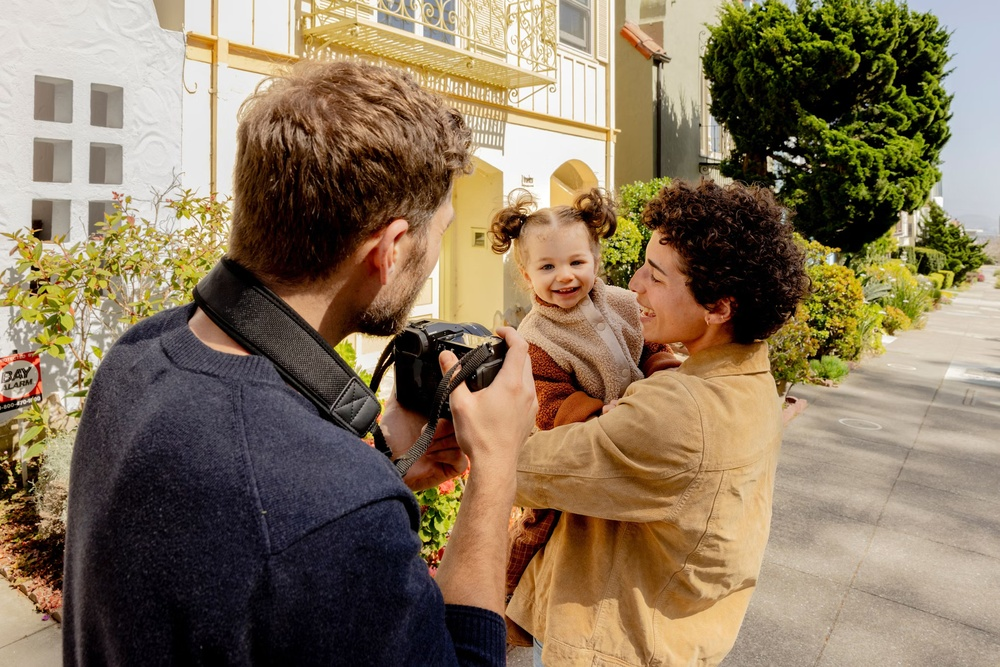
#> input picture VoidSyntax9x12/AI Expert/M2/L4/example.jpg, 1000 x 667 px, shrunk from 2070 x 1381 before the run, found by its file name
$ python Activity1.py   (older library calls are emulated)
#> lines starting #> are read from the running program, lines starting #| are printed output that depends on the picture
import cv2
import numpy as np
import matplotlib.pyplot as plt

def display_image(title, image):
    plt.figure(figsize=(8, 8))
    if len(image.shape) == 2:
        plt.imshow(image, cmap="gray")
    else:
        plt.imshow(cv2.cvtColor(image, cv2.COLOR_BGR2RGB))
    plt.title(title)
    plt.axis("off")
    plt.show()

def interactive_edge_detection(image_path):
    image = cv2.imread(image_path)
#> image is the input picture: shape (667, 1000, 3); mean B, G, R 92.9, 117.6, 135.7
    if image is None:
        print("Error: Image not found.")
        return

    gray_image = cv2.cvtColor(image, cv2.COLOR_BGR2GRAY)
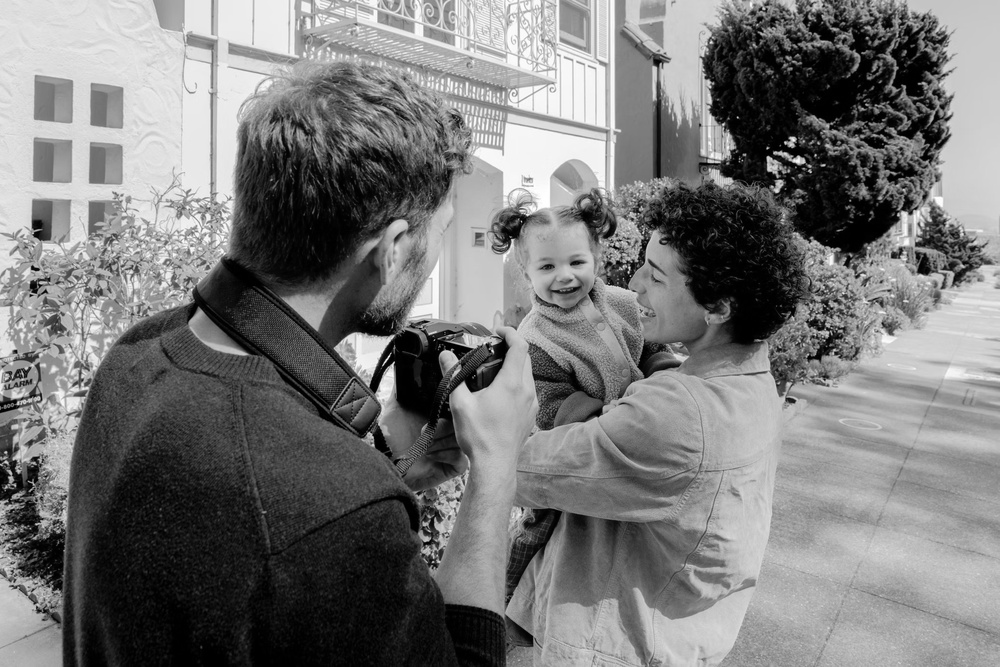
#> gray_image: shape (667, 1000); min 0, max 255, mean 120.2
    display_image("Original Grayscale Image", gray_image)

    print("Select an option:")
    print("1. Sobel Edge Detection")
    print("2. Canny Edge Detection")
    print("3. Laplacian Edge Detection")
    print("4. Gaussian Smoothing")
    print("5. Median Filtering")
    print("6. Exit")

    while True:
        choice = input("Enter your choice (1-6): ")

        if choice == "1":
            sobelx = cv2.Sobel(gray_image, cv2.CV_64F, 1, 0, ksize=3)
            sobely = cv2.Sobel(gray_image, cv2.CV_64F, 0, 1, ksize=3)
            combined_sobel = cv2.bitwise_not(sobelx.astype(np.uint8), sobely.astype(np.uint8))
            display_image("Sobel Edge Detection", combined_sobel)

        elif choice == "2":
            print("Adjust threshold for Canny (default: 100 and 200)")
            lower_threshold = int(input("Enter lower threshold: "))
            upper_threshold = int(input("Enter upper threshold: "))
            edges = cv2.Canny(gray_image, lower_threshold, upper_threshold)
            display_image("Canny Edge Detection", edges)

        elif choice == "3":
            laplacian = cv2.Laplacian(gray_image, cv2.CV_64F)
            display_image("Laplacian Edge Detection", np.abs(laplacian).astype(np.uint8))

        elif choice == "4":
            print("Adjust kernel size for Gaussian blur (must be odd, default: 5)")
            kernel_size = int(input("Enter kernel size (odd number): "))
            blurred = cv2.GaussianBlur(image, (kernel_size, kernel_size), 0)
            display_image("Gaussian Smoothed Image", blurred)

        elif choice == "5":
            print("Adjust kernel size for Median filtering (must be odd, default: 5)")
            kernel_size = int(input("Enter kernel size (odd number): "))
            median_filtered = cv2.medianBlur(image, kernel_size)
            display_image("Median Filtered Image", median_filtered)

        elif choice == "6":
            print("Existing...")
            break

        else:
            print("Invalid choice. Please select a number between 1 and 6.")
#> this loop made 7 passes; the answer given on pass 1: 1
#> pass 1, in interactive_edge_detection, `sobelx = cv2.Sobel(gray_image, cv2.CV_64F, 1, 0, ksize=3)`:
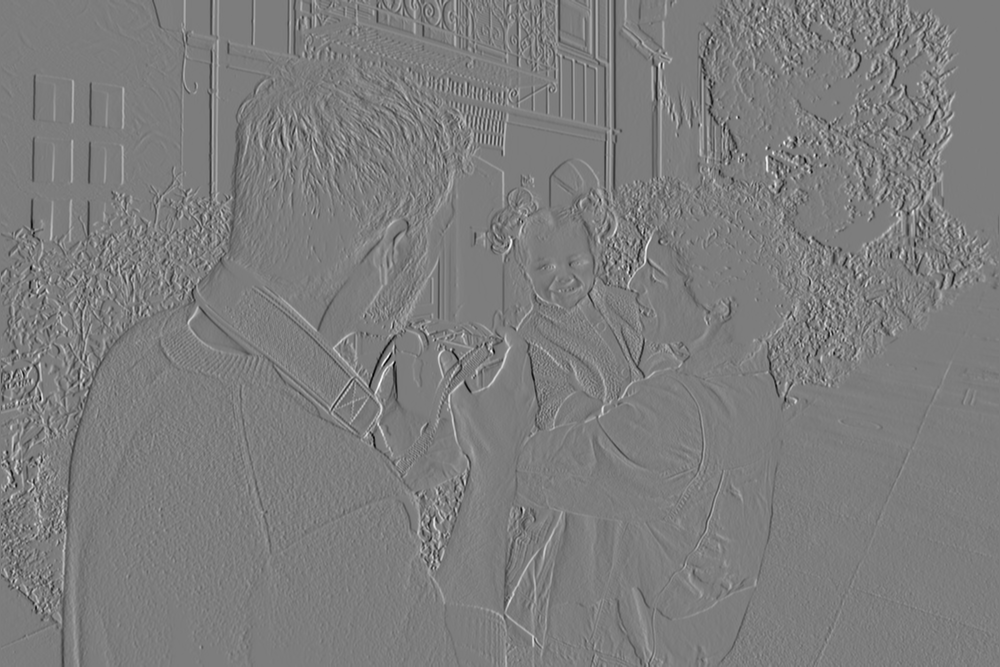
#> sobelx: shape (667, 1000) float64; min -798, max 826, mean 0; drawn with min black and max white
#> pass 1, in interactive_edge_detection, `sobely = cv2.Sobel(gray_image, cv2.CV_64F, 0, 1, ksize=3)`:
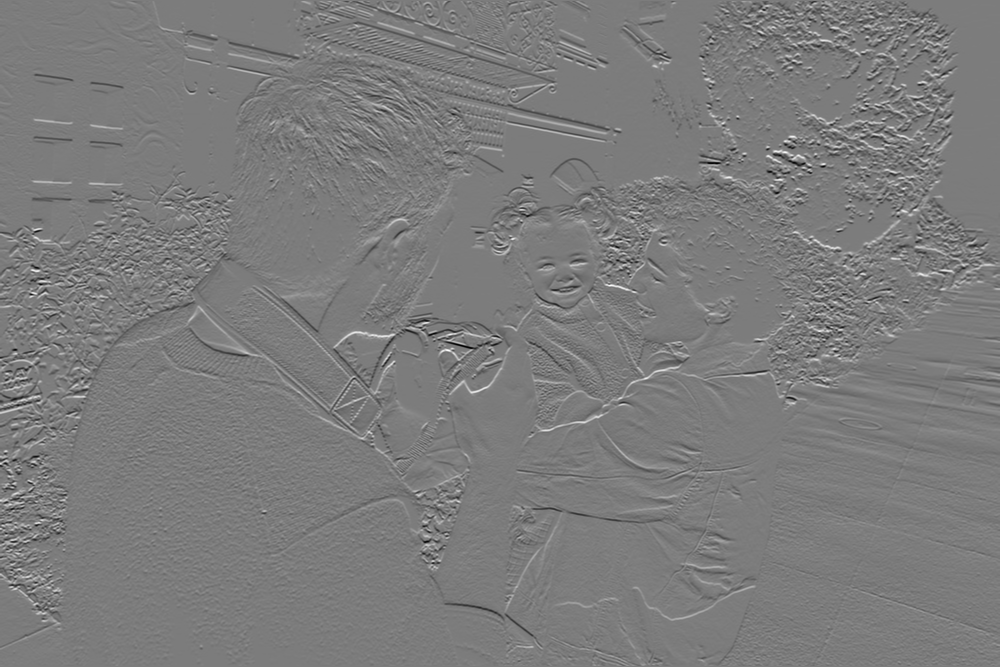
#> sobely: shape (667, 1000) float64; min -793, max 832, mean -1.2; drawn with min black and max white
#> pass 1, in interactive_edge_detection, `combined_sobel = cv2.bitwise_not(sobelx.astype(np.uint8), sobely.astyp..`:
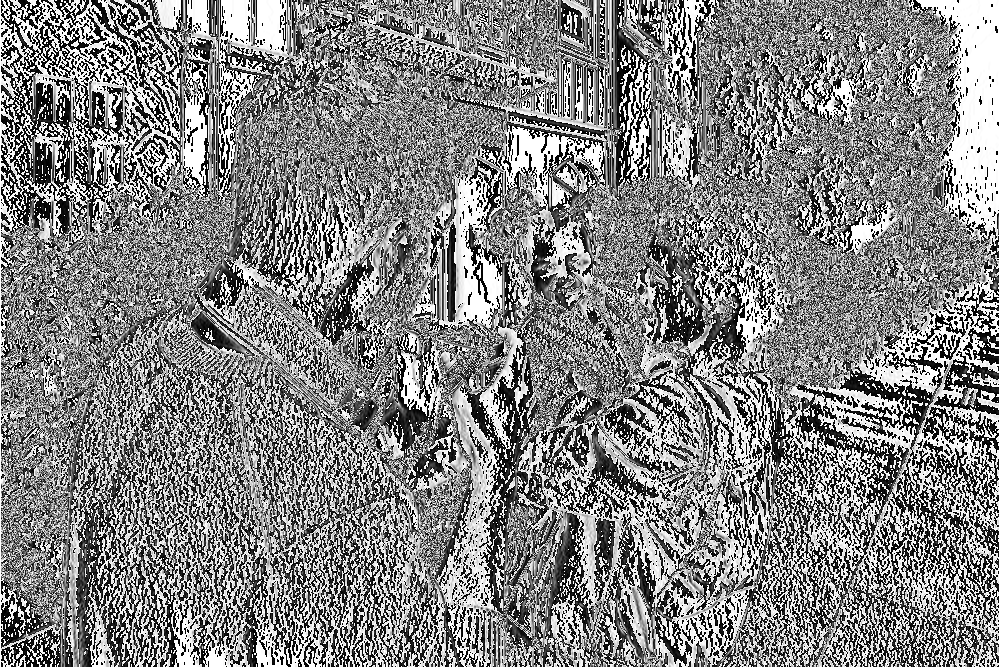
#> combined_sobel: shape (667, 1000); min 0, max 255, mean 132

#> (the run stopped early here; a loop or call above may not have finished)
